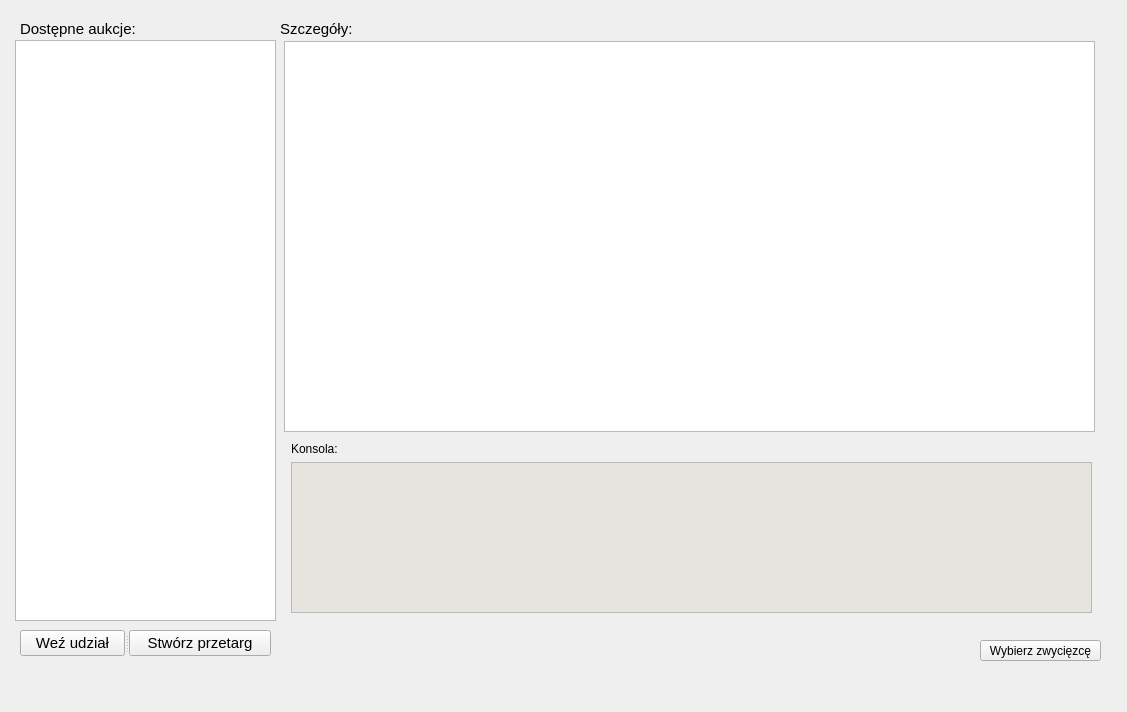
<?xml version="1.0" encoding="UTF-8"?>
<ui version="4.0">
 <class>OknoGlowne</class>
 <widget class="QMainWindow" name="OknoGlowne">
  <property name="geometry">
   <rect>
    <x>0</x>
    <y>0</y>
    <width>1127</width>
    <height>712</height>
   </rect>
  </property>
  <property name="windowTitle">
   <string>eAukcja</string>
  </property>
  <widget class="QWidget" name="centralwidget">
   <widget class="QLabel" name="label">
    <property name="geometry">
     <rect>
      <x>20</x>
      <y>20</y>
      <width>131</width>
      <height>18</height>
     </rect>
    </property>
    <property name="font">
     <font>
      <pointsize>11</pointsize>
     </font>
    </property>
    <property name="text">
     <string>Dostępne aukcje:</string>
    </property>
   </widget>
   <widget class="QPlainTextEdit" name="plainTextEdit">
    <property name="geometry">
     <rect>
      <x>284</x>
      <y>41</y>
      <width>811</width>
      <height>391</height>
     </rect>
    </property>
    <property name="font">
     <font>
      <pointsize>12</pointsize>
     </font>
    </property>
    <property name="frameShadow">
     <enum>QFrame::Plain</enum>
    </property>
    <property name="readOnly">
     <bool>true</bool>
    </property>
   </widget>
   <widget class="QLabel" name="label_2">
    <property name="geometry">
     <rect>
      <x>280</x>
      <y>20</y>
      <width>80</width>
      <height>18</height>
     </rect>
    </property>
    <property name="font">
     <font>
      <pointsize>11</pointsize>
     </font>
    </property>
    <property name="text">
     <string>Szczegóły:</string>
    </property>
   </widget>
   <widget class="QListWidget" name="listWidget">
    <property name="geometry">
     <rect>
      <x>15</x>
      <y>40</y>
      <width>261</width>
      <height>581</height>
     </rect>
    </property>
   </widget>
   <widget class="QPushButton" name="pushButton_3">
    <property name="geometry">
     <rect>
      <x>980</x>
      <y>640</y>
      <width>121</width>
      <height>21</height>
     </rect>
    </property>
    <property name="text">
     <string>Wybierz zwycięzcę</string>
    </property>
   </widget>
   <widget class="QLabel" name="label_3">
    <property name="geometry">
     <rect>
      <x>291</x>
      <y>441</y>
      <width>52</width>
      <height>16</height>
     </rect>
    </property>
    <property name="text">
     <string>Konsola:</string>
    </property>
   </widget>
   <widget class="QTextEdit" name="textEdit">
    <property name="geometry">
     <rect>
      <x>291</x>
      <y>462</y>
      <width>801</width>
      <height>151</height>
     </rect>
    </property>
    <property name="palette">
     <palette>
      <active>
       <colorrole role="WindowText">
        <brush brushstyle="SolidPattern">
         <color alpha="255">
          <red>86</red>
          <green>86</green>
          <blue>86</blue>
         </color>
        </brush>
       </colorrole>
       <colorrole role="Light">
        <brush brushstyle="SolidPattern">
         <color alpha="255">
          <red>255</red>
          <green>255</green>
          <blue>255</blue>
         </color>
        </brush>
       </colorrole>
       <colorrole role="Text">
        <brush brushstyle="SolidPattern">
         <color alpha="255">
          <red>95</red>
          <green>95</green>
          <blue>95</blue>
         </color>
        </brush>
       </colorrole>
       <colorrole role="Base">
        <brush brushstyle="SolidPattern">
         <color alpha="255">
          <red>231</red>
          <green>228</green>
          <blue>224</blue>
         </color>
        </brush>
       </colorrole>
       <colorrole role="ToolTipText">
        <brush brushstyle="SolidPattern">
         <color alpha="255">
          <red>68</red>
          <green>68</green>
          <blue>68</blue>
         </color>
        </brush>
       </colorrole>
      </active>
      <inactive>
       <colorrole role="WindowText">
        <brush brushstyle="SolidPattern">
         <color alpha="255">
          <red>86</red>
          <green>86</green>
          <blue>86</blue>
         </color>
        </brush>
       </colorrole>
       <colorrole role="Light">
        <brush brushstyle="SolidPattern">
         <color alpha="255">
          <red>255</red>
          <green>255</green>
          <blue>255</blue>
         </color>
        </brush>
       </colorrole>
       <colorrole role="Text">
        <brush brushstyle="SolidPattern">
         <color alpha="255">
          <red>95</red>
          <green>95</green>
          <blue>95</blue>
         </color>
        </brush>
       </colorrole>
       <colorrole role="Base">
        <brush brushstyle="SolidPattern">
         <color alpha="255">
          <red>231</red>
          <green>228</green>
          <blue>224</blue>
         </color>
        </brush>
       </colorrole>
       <colorrole role="ToolTipText">
        <brush brushstyle="SolidPattern">
         <color alpha="255">
          <red>68</red>
          <green>68</green>
          <blue>68</blue>
         </color>
        </brush>
       </colorrole>
      </inactive>
      <disabled>
       <colorrole role="WindowText">
        <brush brushstyle="SolidPattern">
         <color alpha="255">
          <red>190</red>
          <green>190</green>
          <blue>190</blue>
         </color>
        </brush>
       </colorrole>
       <colorrole role="Light">
        <brush brushstyle="SolidPattern">
         <color alpha="255">
          <red>255</red>
          <green>255</green>
          <blue>255</blue>
         </color>
        </brush>
       </colorrole>
       <colorrole role="Text">
        <brush brushstyle="SolidPattern">
         <color alpha="255">
          <red>190</red>
          <green>190</green>
          <blue>190</blue>
         </color>
        </brush>
       </colorrole>
       <colorrole role="Base">
        <brush brushstyle="SolidPattern">
         <color alpha="255">
          <red>239</red>
          <green>235</green>
          <blue>231</blue>
         </color>
        </brush>
       </colorrole>
       <colorrole role="ToolTipText">
        <brush brushstyle="SolidPattern">
         <color alpha="255">
          <red>68</red>
          <green>68</green>
          <blue>68</blue>
         </color>
        </brush>
       </colorrole>
      </disabled>
     </palette>
    </property>
    <property name="readOnly">
     <bool>true</bool>
    </property>
   </widget>
   <widget class="QSplitter" name="splitter">
    <property name="geometry">
     <rect>
      <x>20</x>
      <y>630</y>
      <width>251</width>
      <height>26</height>
     </rect>
    </property>
    <property name="orientation">
     <enum>Qt::Horizontal</enum>
    </property>
    <widget class="QPushButton" name="pushButton">
     <property name="font">
      <font>
       <pointsize>11</pointsize>
      </font>
     </property>
     <property name="text">
      <string>Weź udział</string>
     </property>
    </widget>
    <widget class="QPushButton" name="pushButton_2">
     <property name="font">
      <font>
       <pointsize>11</pointsize>
      </font>
     </property>
     <property name="text">
      <string>Stwórz przetarg</string>
     </property>
    </widget>
   </widget>
  </widget>
  <widget class="QMenuBar" name="menubar">
   <property name="geometry">
    <rect>
     <x>0</x>
     <y>0</y>
     <width>1127</width>
     <height>20</height>
    </rect>
   </property>
  </widget>
 </widget>
 <resources/>
 <connections/>
</ui>
